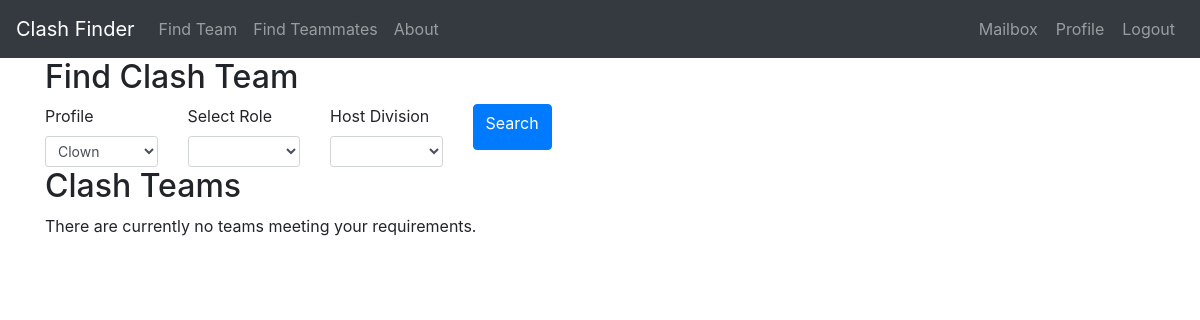
The page /findteam (signed in) on the database as committed earlier.
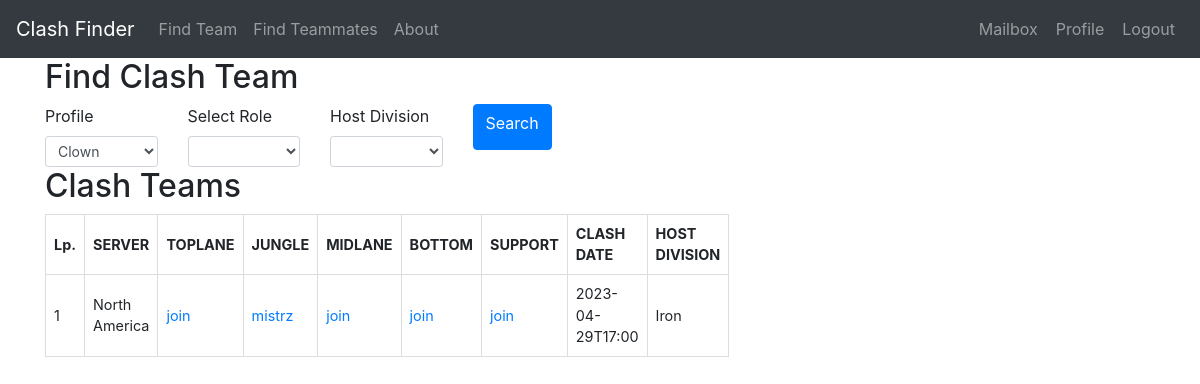
The same page on the database as committed later.
### models.py (models this page shows, shortened)
class ClashTeam(UserMixin, db.Model):
    id = db.Column(db.Integer, primary_key=True)
    clash_date = db.Column(db.DateTime, nullable=False, default=None)
    division = db.Column(db.String(64), index=True, default=None)
    toplane = db.Column(db.String(64), index=True, default=None)
    jungle = db.Column(db.String(64), index=True, default=None)
    midlane = db.Column(db.String(64), index=True, default=None)
    bottom = db.Column(db.String(64), index=True, default=None)
    support = db.Column(db.String(64), index=True, default=None)
    host_id = db.Column(db.Integer, db.ForeignKey('profile.id'))
    invitation = db.relationship('ClashInvitation', backref='futureteam', lazy='dynamic',
                                 cascade="all, delete, delete-orphan")
    request = db.relationship('ClashRequest', backref='desired_team', lazy='dynamic',
                              cascade="all, delete, delete-orphan")
    def formatted_clash_date(self):
        return self.clash_date.strftime('%Y-%m-%dT%H:%M')

class Profile(UserMixin, db.Model):
    id = db.Column(db.Integer, primary_key=True)
    nickname = db.Column(db.String(64), index=True, unique=True)
    server = db.Column(db.String(10), index=True)
    division = db.Column(db.String(20), index=True)
    best_position = db.Column(db.String(20), index=True)
    alternative_position = db.Column(db.String(20), index=True)
    user_id = db.Column(db.Integer, db.ForeignKey('user.id'))
    clash_team = db.relationship('ClashTeam', backref='host', lazy='dynamic')
    invitation_in = db.relationship('ClashInvitation', backref='invitedguest', lazy='dynamic',
                                    cascade="all, delete, delete-orphan")
    request_out = db.relationship('ClashRequest', backref='candidate', lazy='dynamic',
                                  cascade="all, delete, delete-orphan")
    reported = db.relationship('ReportPlayer', backref='Reported', lazy='dynamic',
                               cascade="all, delete, delete-orphan")

### routes.py (the view, shortened to what this page needs)
@app.route('/findteam', methods=['GET', 'POST'])
@login_required
def findteam():
    user = User.query.filter_by(username=current_user.username).first_or_404()
    user_profiles = Profile.query.filter_by(user_id=user.id).all()
    user_clashteams_id = [profile_team.id for user_profile in user_profiles for profile_team in ClashTeam.query.filter_by(
        host_id=user_profile.id)]
    user_profiles_data = {
        user_profile.nickname: user_profile.server for user_profile in user_profiles}
    roles = {'Toplane': ClashTeam.toplane, 'Jungle': ClashTeam.jungle,
             'Midlane': ClashTeam.midlane, 'Bottom': ClashTeam.bottom, 'Support': ClashTeam.support}
    clash_teams = ClashTeam.query.filter(or_(*(role == None for role in roles.values(
    ))), ClashTeam.id.notin_(user_clashteams_id)).order_by(ClashTeam.clash_date)
    for key, value in user_profiles_data.items():
        clash_teams = clash_teams.filter(and_(or_(ClashTeam.toplane.isnot(key), ClashTeam.jungle.isnot(key), ClashTeam.midlane.isnot(
            key), ClashTeam.bottom.isnot(key), ClashTeam.support.isnot(key)), ClashTeam.host.has(server=value)))
    clash_teams_list = clash_teams.all()
    if len(clash_teams_list) == 0:
        clash_teams = []
    form = SearchingTeam(user_id=user.id)
    return render_template('findteam.html', get_server_short_name=get_server_short_name, clash_teams=clash_teams, form=form, user=user)

### forms.py
class SearchingTeam(FlaskForm):
    profile = SelectField('Profile', validators=[
                          DataRequired()], choices=[], default=None)
    role = SelectField('Select Role', choices=positions)
    division = SelectField('Host Division', choices=divisions)
    submit = SubmitField('Search')
    def __init__(self, user_id, *args, **kwargs):
        super(SearchingTeam, self).__init__(*args, **kwargs)
        self.profile.choices = [(p.nickname)
                                for p in Profile.query.filter_by(user_id=user_id)]

### forms.py (called while the page is built)
def get_server_short_name(server_name):
    for server in servers:
        if server[0] == server_name:
            return server[1]
    return ''

### models.py (called while the page is built)
@login.user_loader
def load_user(id):
    return User.query.get(int(id))

### templates/findteam.html (shortened to what this page needs)
{% extends "base.html" %}
{% block content %}
<div class="container">
	<div class="row">
		<div class="col-sm-6">
			<h2>Find Clash Team</h2>
			<form method="POST" action="{{ url_for('findteam') }}">
				<div class="row">
					<div class="col-md-3">
						{{ form.profile.label(class="form-control-label") }}
						{{ form.profile(class="form-control form-control-sm") }}
					</div>
					<div class="col-md-3">
						{{ form.role.label(class="form-control-label") }}
						{{ form.role(class="form-control form-control-sm") }}
					</div>
					<div class="col-md-3">
						{{ form.division.label(class="form-control-label") }}
						{{ form.division(class="form-control form-control-sm") }}
					</div>
					<div class="col-md-3">
						<button type="submit" class="btn btn-primary">{{ form.submit.label }}</button>
					</div>
				</div>
			</form>
			<h2>Clash Teams</h2>
			<div class="clash-available-teams">
				{% if clash_teams %}
				<table>
					<thead>
						<tr>
							<th>Lp.</th>
							<th>SERVER</th>
							<th>TOPLANE</th>
							<th>JUNGLE</th>
							<th>MIDLANE</th>
							<th>BOTTOM</th>
							<th>SUPPORT</th>
							<th>CLASH DATE</th>
							<th>HOST DIVISION</th>
						</tr>
					</thead>
					<tbody>
						{% for team in clash_teams %}
						<tr>
							<td>{{ loop.index }}</td>
							<td>{{ team.host.server or '' }}</td>
							<td>
								{% if team.toplane %}
								<a
									href="{{ url_for('profile', nickname=team.toplane, server=get_server_short_name(team.host.server).lower()) }}">{{
									team.toplane }}</a>
								{% else %}
								<a href="{{ url_for('jointeam', team_id=team.id) }}">join</a>
								{% endif %}
							</td>
							<td>
								{% if team.jungle %}
								<a
									href="{{ url_for('profile', nickname=team.jungle, server=get_server_short_name(team.host.server).lower()) }}">{{
									team.jungle }}</a>
								{% else %}
								<a href="{{ url_for('jointeam', team_id=team.id) }}">join</a>
								{% endif %}
							</td>
							<td>
								{% if team.midlane %}
								<a
									href="{{ url_for('profile', nickname=team.midlane, server=get_server_short_name(team.host.server).lower()) }}">{{
									team.midlane }}</a>
								{% else %}
								<a href="{{ url_for('jointeam', team_id=team.id) }}">join</a>
								{% endif %}
							</td>
							<td>
								{% if team.bottom %}
								<a
									href="{{ url_for('profile', nickname=team.bottom, server=get_server_short_name(team.host.server).lower()) }}">{{
									team.bottom }}</a>
								{% else %}
								<a href="{{ url_for('jointeam', team_id=team.id) }}">join</a>
								{% endif %}
							</td>
							<td>
								{% if team.support %}
								<a
									href="{{ url_for('profile', nickname=team.support, server=get_server_short_name(team.host.server).lower()) }}">{{
									team.support }}</a>
								{% else %}
								<a href="{{ url_for('jointeam', team_id=team.id) }}">join</a>
								{% endif %}
							</td>
							<td>{{ team.formatted_clash_date() or '' }}</td>
							<td>{{ team.division or '' }}</td>
						</tr>
						{% endfor %}
					</tbody>
				</table>
				{% else %}
				<p>There are currently no teams meeting your requirements.</p>
				{% endif %}
			</div>
		</div>
	</div>
</div>
{% endblock %}

### templates/base.html (shortened to what this page needs)
<!DOCTYPE html>
<html>
<head>
	<link rel="stylesheet" href="https://maxcdn.bootstrapcdn.com/bootstrap/4.5.2/css/bootstrap.min.css">
</head>
<body>
	<nav class="navbar navbar-expand-sm bg-dark navbar-dark">
		<a class="navbar-brand" href="{{ url_for('index') }}">Clash Finder</a>
		<ul class="navbar-nav">
			<li class="nav-item">
				<a class="nav-link" href="{{ url_for('findteam') }}">Find Team</a>
			</li>
			<li class="nav-item">
				<a class="nav-link" href="{{ url_for('findteammates') }}">Find Teammates</a>
			</li>
			<li class="nav-item">
				<a class="nav-link" href="#">About</a>
			</li>
		</ul>
		<ul class="navbar-nav ml-auto">
			{% if current_user.is_authenticated %}
			<li class="nav-item">
				<form method="post" action="{{ url_for('mailbox', username = user.username) }}">
					<button type="submit" class="btn btn-link nav-link">Mailbox</button>
				</form>
			</li>
			<li class="nav-item">
				<form method="post" action="{{ url_for('user', username = user.username) }}">
					<button type="submit" class="btn btn-link nav-link">Profile</button>
				</form>
			</li>
			<li class="nav-item">
				<form method="post" action="{{ url_for('logout') }}">
					<button type="submit" class="btn btn-link nav-link">Logout</button>
				</form>
			</li>
			{% else %}
			<li class="nav-item">
				<a class="nav-link" href="{{ url_for('login') }}">Login</a>
			</li>
			{% endif %}
		</ul>
	</nav>
	{% block content %}
	{% endblock %}
</body>
</html>

### templates/findteam.html (style rules this page uses)
table { border-collapse: collapse; font-size: 0.9em; border: 1px solid #ddd; margin-bottom: 10px; }
th { border: 1px solid #ddd; padding: 8px; text-align: left; }
td { border: 1px solid #ddd; padding: 8px; }

Rows that differ between the two databases and show on the page:
added ClashTeam: host "North America", jungle "mistrz", clash_date "2023-04-29T17:00", division "Iron"
Other text that changed with them:
text no longer shown: "There are currently no teams meeting your requirements."
text now shown: "Lp. SERVER TOPLANE JUNGLE MIDLANE BOTTOM SUPPORT CLASH DATE HOST DIVISION"
